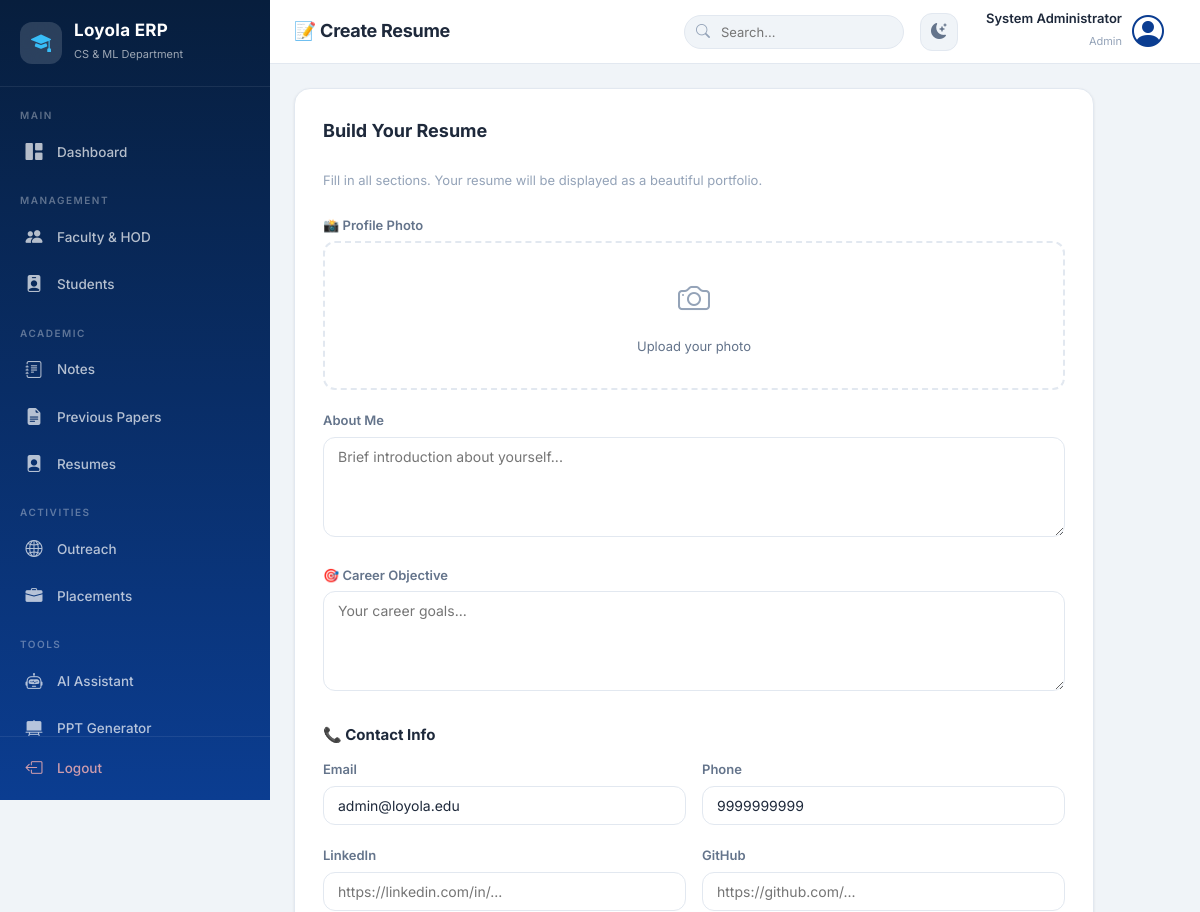
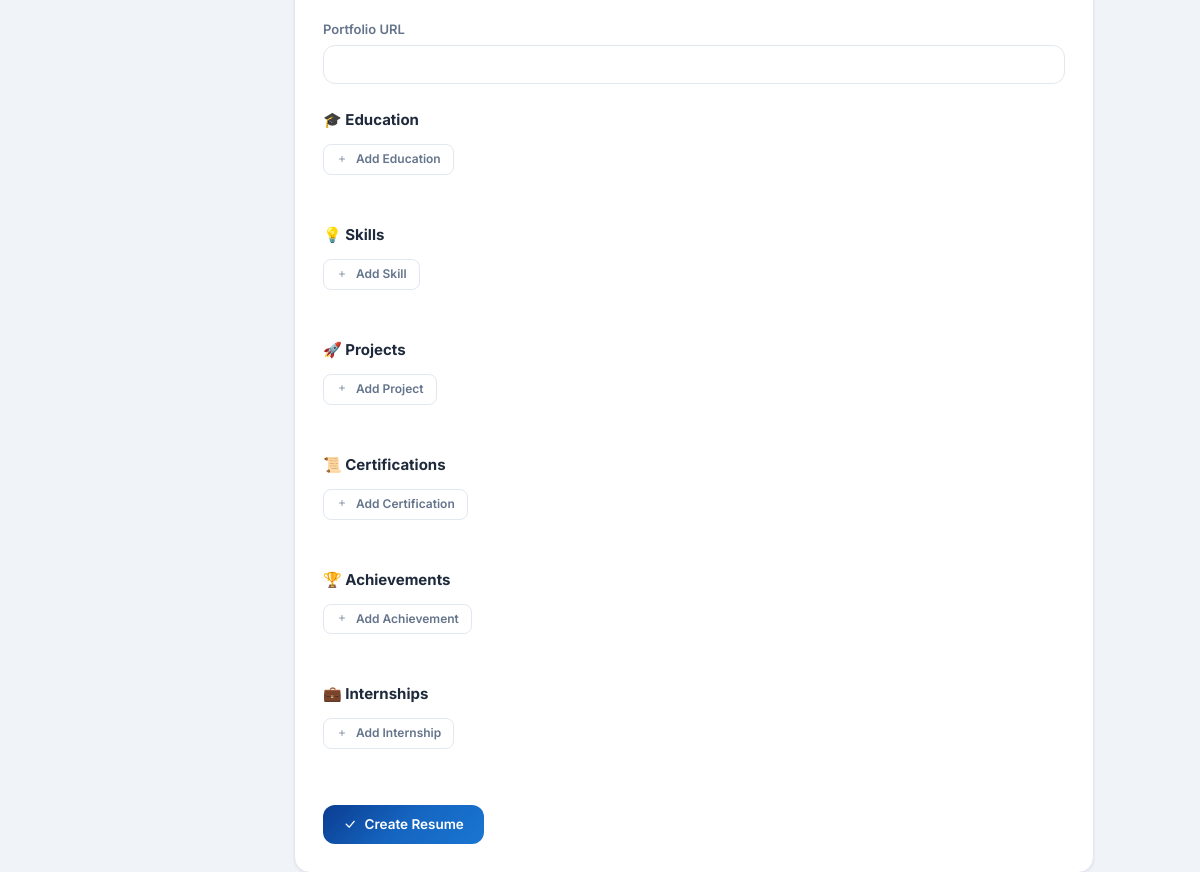
/resume/create (signed in), run on the app's committed database (2 pictures, top to bottom).
### models/user_model.py (models this page shows, shortened)
class User(db.Model):
    __tablename__ = "users"
    id = db.Column(db.Integer, primary_key=True)
    username = db.Column(db.String(80), unique=True, nullable=False)
    email = db.Column(db.String(120), unique=True, nullable=False)
    password_hash = db.Column(db.String(255), nullable=False)
    full_name = db.Column(db.String(150), nullable=False)
    phone = db.Column(db.String(20))
    department = db.Column(db.String(100), default="Computer Science & Machine Learning")
    role = db.Column(db.String(20), nullable=False)  # admin, hod, faculty, student
    roll_no = db.Column(db.String(50), unique=True, nullable=True)  # students only
    designation = db.Column(db.String(100), nullable=True)  # faculty/hod only
    profile_photo = db.Column(db.String(255), nullable=True)
    status = db.Column(db.String(20), default="Active")  # Active / Inactive
    semester = db.Column(db.Integer, nullable=True)  # students only
    batch_year = db.Column(db.String(20), nullable=True)  # students only
    created_at = db.Column(db.DateTime, default=datetime.utcnow)
    notes = db.relationship("Notes", backref="uploader", lazy=True, foreign_keys="Notes.uploaded_by")
    papers = db.relationship("Papers", backref="uploader", lazy=True, foreign_keys="Papers.uploaded_by")
    resume = db.relationship("Resume", backref="student", uselist=False, lazy=True)
    notifications = db.relationship("Notification", backref="user", lazy=True)

### routes/resume.py (the view, shortened to what this page needs)
@resume_bp.route("/create", methods=["GET", "POST"])
@role_required("student")
def create_resume():
    user_id = session.get("user_id")
    user = User.query.get(user_id)
    resume = Resume.query.filter_by(user_id=user_id).first()
    if resume:
        return redirect(url_for("resume.edit_resume"))
    return render_template("resume/form.html", resume=None, user=user)

### templates/resume/form.html (shortened to what this page needs)
{% extends "base.html" %}
{% block page_title %}{{ '✏️ Edit' if resume else '📝 Create' }} Resume{% endblock %}
{% block content %}
<div class="form-card" style="max-width:800px">
    <h3>{{ 'Update Your Resume' if resume else 'Build Your Resume' }}</h3>
    <p class="text-muted mb-3" style="font-size:13px">Fill in all sections. Your resume will be displayed as a beautiful portfolio.</p>
    <form method="POST" action="{{ '/resume/edit' if resume else '/resume/create' }}" enctype="multipart/form-data" id="resumeForm">
        <div class="form-group"><label>📸 Profile Photo</label><div class="file-input-wrapper"><input type="file" name="photo" accept="image/*"><i class="bi bi-camera"></i><span>Upload your photo</span></div></div>
        <div class="form-group"><label>About Me</label><textarea name="about" class="form-control" rows="3" placeholder="Brief introduction about yourself...">{{ resume.about if resume else '' }}</textarea></div>
        <div class="form-group"><label>🎯 Career Objective</label><textarea name="career_objective" class="form-control" rows="3" placeholder="Your career goals...">{{ resume.career_objective if resume else '' }}</textarea></div>
        <h4 style="margin:24px 0 12px;font-size:15px">📞 Contact Info</h4>
        <div class="form-row">
            <div class="form-group"><label>Email</label><input type="email" name="contact_email" class="form-control" value="{{ resume.contact_email if resume else user.email }}"></div>
            <div class="form-group"><label>Phone</label><input type="text" name="contact_phone" class="form-control" value="{{ resume.contact_phone if resume else user.phone or '' }}"></div>
        </div>
        <div class="form-row">
            <div class="form-group"><label>LinkedIn</label><input type="url" name="linkedin" class="form-control" value="{{ resume.linkedin if resume else '' }}" placeholder="https://linkedin.com/in/..."></div>
            <div class="form-group"><label>GitHub</label><input type="url" name="github" class="form-control" value="{{ resume.github if resume else '' }}" placeholder="https://github.com/..."></div>
        </div>
        <div class="form-group"><label>Portfolio URL</label><input type="url" name="portfolio_url" class="form-control" value="{{ resume.portfolio_url if resume else '' }}"></div>
        <h4 style="margin:24px 0 12px;font-size:15px">🎓 Education</h4>
        <button type="button" class="btn btn-outline btn-sm mb-3" onclick="addEdu()"><i class="bi bi-plus"></i> Add Education</button>
        <h4 style="margin:24px 0 12px;font-size:15px">💡 Skills</h4>
        <button type="button" class="btn btn-outline btn-sm mb-3" onclick="addSkill()"><i class="bi bi-plus"></i> Add Skill</button>
        <h4 style="margin:24px 0 12px;font-size:15px">🚀 Projects</h4>
        <button type="button" class="btn btn-outline btn-sm mb-3" onclick="addProject()"><i class="bi bi-plus"></i> Add Project</button>
        <h4 style="margin:24px 0 12px;font-size:15px">📜 Certifications</h4>
        <button type="button" class="btn btn-outline btn-sm mb-3" onclick="addCert()"><i class="bi bi-plus"></i> Add Certification</button>
        <h4 style="margin:24px 0 12px;font-size:15px">🏆 Achievements</h4>
        <button type="button" class="btn btn-outline btn-sm mb-3" onclick="addAchievement()"><i class="bi bi-plus"></i> Add Achievement</button>
        <h4 style="margin:24px 0 12px;font-size:15px">💼 Internships</h4>
        <button type="button" class="btn btn-outline btn-sm mb-3" onclick="addInternship()"><i class="bi bi-plus"></i> Add Internship</button>
        <div style="margin-top:32px;display:flex;gap:12px">
            <button type="submit" class="btn btn-primary" onclick="updateAllJson()"><i class="bi bi-check-lg"></i> {{ 'Update' if resume else 'Create' }} Resume</button>
        </div>
    </form>
</div>
{% endblock %}

### templates/base.html (shortened to what this page needs)
<!DOCTYPE html>
<html lang="en" data-theme="light">
<head>
    <link rel="stylesheet" href="https://cdn.jsdelivr.net/npm/bootstrap-icons@1.11.3/font/bootstrap-icons.min.css">
    <link rel="stylesheet" href="{{ url_for('static', filename='css/style.css') }}">
</head>
<body>
<div class="app-layout">
    <aside class="sidebar" id="sidebar">
        <div class="sidebar-header">
            <div class="brand">
                <div class="brand-icon">
                    <i class="bi bi-mortarboard-fill"></i>
                </div>
                <div class="brand-text">
                    <h1>Loyola ERP</h1>
                    <span>CS & ML Department</span>
                </div>
            </div>
        </div>
        <nav class="sidebar-nav">
            {% if session.role == 'admin' %}
            <div class="nav-section">
                <span class="nav-section-title">Main</span>
                <a href="/admin/dashboard" class="nav-link {{ 'active' if request.path == '/admin/dashboard' }}">
                    <i class="bi bi-grid-1x2-fill"></i><span>Dashboard</span>
                </a>
            </div>
            <div class="nav-section">
                <span class="nav-section-title">Management</span>
                <a href="/admin/faculty" class="nav-link {{ 'active' if '/admin/faculty' in request.path }}">
                    <i class="bi bi-people-fill"></i><span>Faculty & HOD</span>
                </a>
                <a href="/admin/students" class="nav-link {{ 'active' if '/admin/students' in request.path }}">
                    <i class="bi bi-person-badge-fill"></i><span>Students</span>
                </a>
            </div>
            <div class="nav-section">
                <span class="nav-section-title">Academic</span>
                <a href="/admin/notes" class="nav-link {{ 'active' if '/admin/notes' in request.path }}">
                    <i class="bi bi-journal-text"></i><span>Notes</span>
                </a>
                <a href="/admin/papers" class="nav-link {{ 'active' if '/admin/papers' in request.path }}">
                    <i class="bi bi-file-earmark-text-fill"></i><span>Previous Papers</span>
                </a>
                <a href="/admin/resumes" class="nav-link {{ 'active' if '/admin/resumes' in request.path }}">
                    <i class="bi bi-file-person-fill"></i><span>Resumes</span>
                </a>
            </div>
            <div class="nav-section">
                <span class="nav-section-title">Activities</span>
                <a href="/admin/outreach" class="nav-link {{ 'active' if '/admin/outreach' in request.path }}">
                    <i class="bi bi-globe2"></i><span>Outreach</span>
                </a>
                <a href="/admin/placements" class="nav-link {{ 'active' if '/admin/placements' in request.path }}">
                    <i class="bi bi-briefcase-fill"></i><span>Placements</span>
                </a>
            </div>
            <div class="nav-section">
                <span class="nav-section-title">Tools</span>
                <a href="/chatbot" class="nav-link {{ 'active' if '/chatbot' in request.path }}">
                    <i class="bi bi-robot"></i><span>AI Assistant</span>
                </a>
                <a href="/ppt" class="nav-link {{ 'active' if '/ppt' in request.path }}">
                    <i class="bi bi-easel2-fill"></i><span>PPT Generator</span>
                </a>
            </div>
            {% endif %}
        </nav>
        <div class="sidebar-footer">
            <a href="/logout" class="nav-link logout-link">
                <i class="bi bi-box-arrow-left"></i><span>Logout</span>
            </a>
        </div>
    </aside>
    <main class="main-content" id="mainContent">
        <header class="topbar">
            <div class="topbar-left">
                <h2 class="page-title">{% block page_title %}Dashboard{% endblock %}</h2>
            </div>
            <div class="topbar-right">
                <div class="search-box">
                    <i class="bi bi-search"></i>
                    <input type="text" placeholder="Search..." id="globalSearch">
                </div>
                <button class="icon-btn" onclick="toggleTheme()" title="Toggle Theme">
                    <i class="bi bi-moon-stars-fill" id="themeIcon"></i>
                </button>
                <div class="user-menu">
                    <div class="user-info">
                        <span class="user-name">{{ session.get('name', 'User') }}</span>
                        <span class="user-role">{{ session.get('role', 'guest') | capitalize }}</span>
                    </div>
                    <div class="user-avatar">
                        <i class="bi bi-person-circle"></i>
                    </div>
                </div>
            </div>
        </header>
        <div class="page-content">
            {% block content %}{% endblock %}
        </div>
    </main>
</div>
</body>
</html>

### data on the page
User: get "System Administrator", contact_email "admin@loyola.edu", contact_phone "9999999999"

### other printed values
{{ '✏️ Edit' if resume else '📝 Create' }} "📝 Create"
{{ session.get('role', 'guest') | capitalize }} "Admin"
{{ 'Update Your Resume' if resume else 'Build Your Resume' }} "Build Your Resume"
{{ 'Update' if resume else 'Create' }} "Create"
